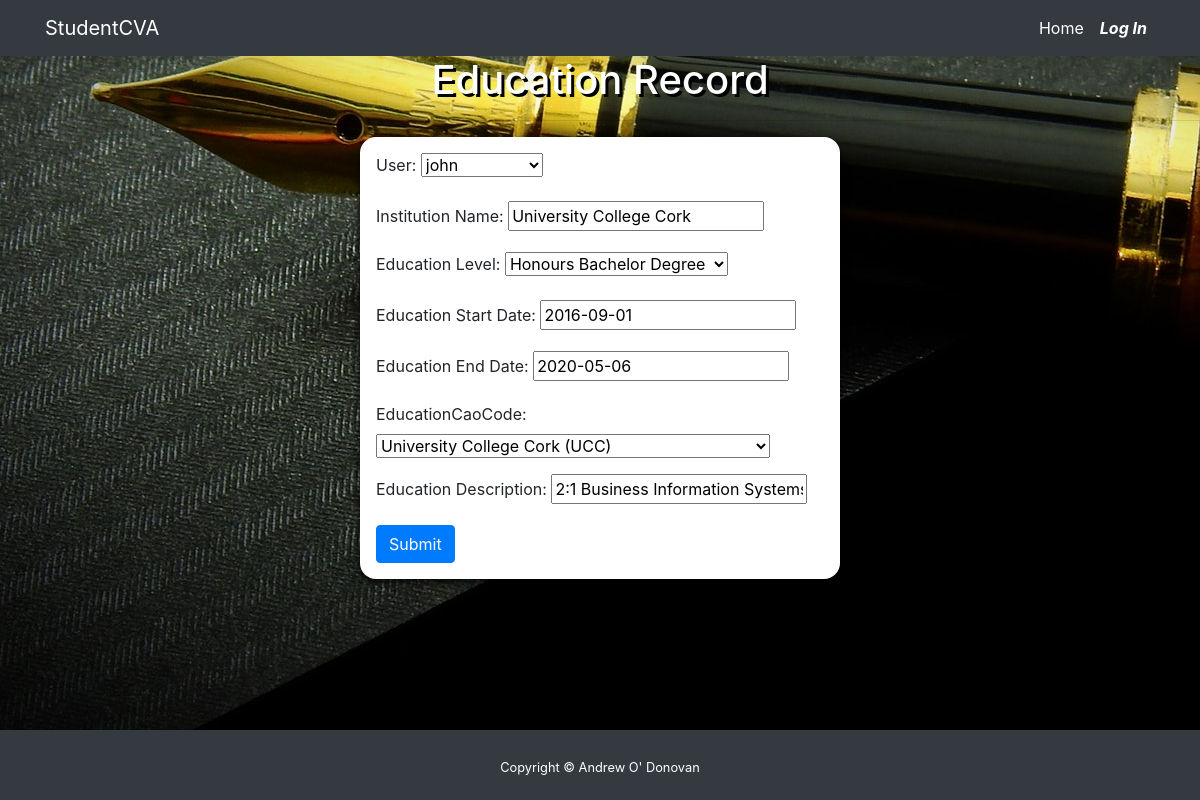
The app's page /education/edit/30, older data.
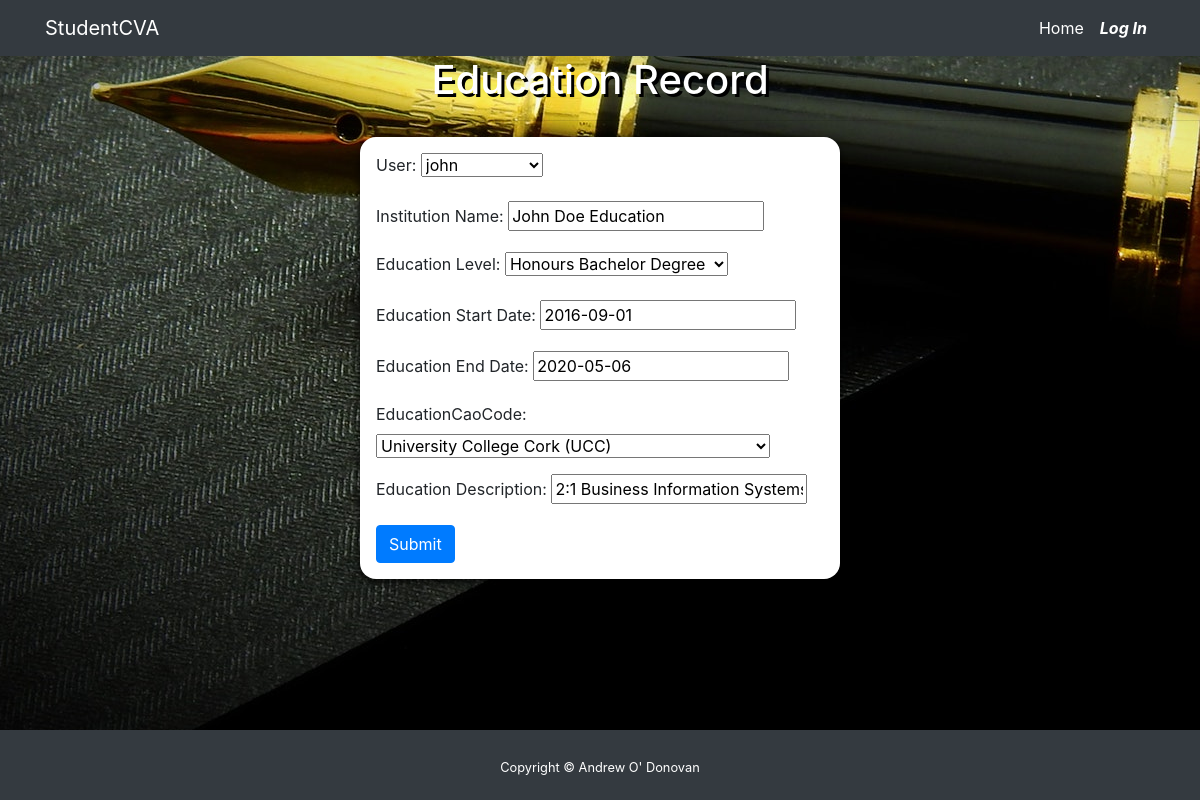
The same page, newer data.
### pages/models.py (models this page shows, shortened)
class Education(models.Model):
    user = models.ForeignKey(CustomUser, on_delete=models.CASCADE, related_name='EducationUser')
    EducationInstitutionName = models.CharField(verbose_name=_('Institution Name'), max_length=100, default=None)
    EducationLevel = models.CharField(verbose_name=_('Education Level'), choices=EDUCATIONLEVEL, max_length=100, default=None)
    EducationStartDate = models.DateField(verbose_name=_('Education Start Date'), default=None)
    EducationEndDate = models.DateField(verbose_name=_('Education End Date'), default=None)
    EducationCaoCode = models.CharField(choices=CAO_CODE, max_length=100, default=None)
    EducationDesc = models.CharField(verbose_name=_('Education Description'), max_length=250, default=None)

### education/views.py (the view)
# urls.py: path('edit/<int:pk>', views.EducationUpdate.as_view(), name='Education_edit'),
class EducationUpdate(UpdateView):
    model = Education
    fields = ['user','EducationInstitutionName', 'EducationLevel', 'EducationStartDate', 'EducationEndDate',
              'EducationCaoCode', 'EducationDesc']
    success_url = reverse_lazy('Education_list')

### templates/pages/Education_form.html (shortened to what this page needs)
{% extends 'base.html' %}
{% block content %}
<div class="CvContent">
    <h1 class="text-center cv-h1">Education Record</h1>
    <hr />
    <div class="CvTable">
        <form method="post">{% csrf_token %}
            {{ form.as_p }}
            <input type="submit" class="btn btn-primary" value="Submit" />
        </form>
    </div>
<br>
</div>
{% endblock %}

Row changes from the older to the newer data that the page shows:
changed Education "john": EducationInstitutionName "University College Cork" → "John Doe Education"
